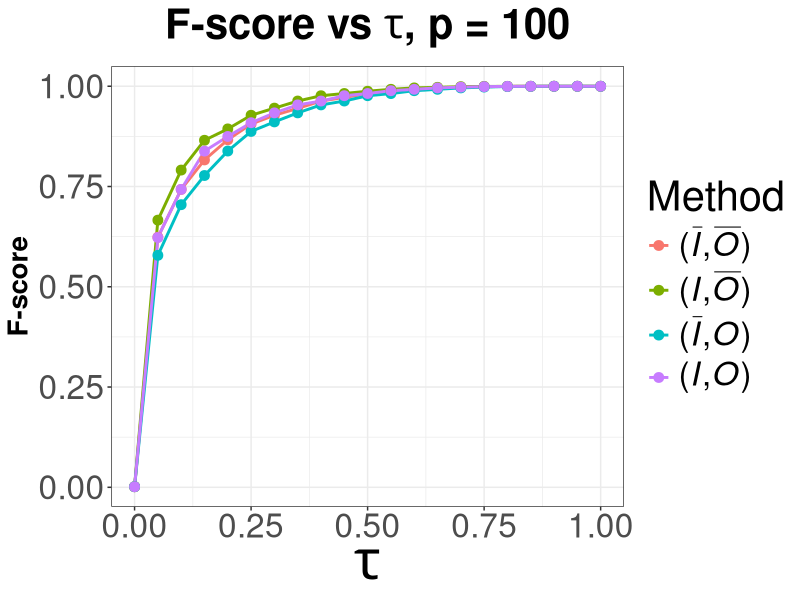
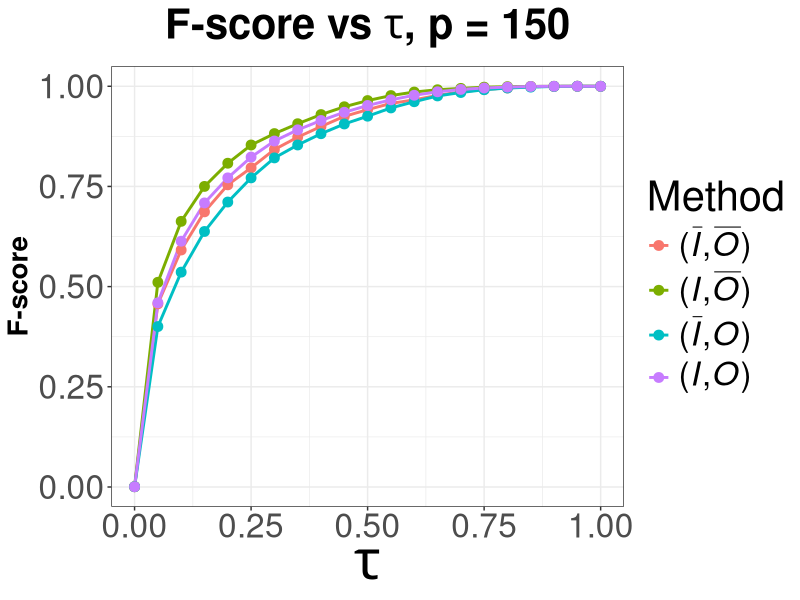
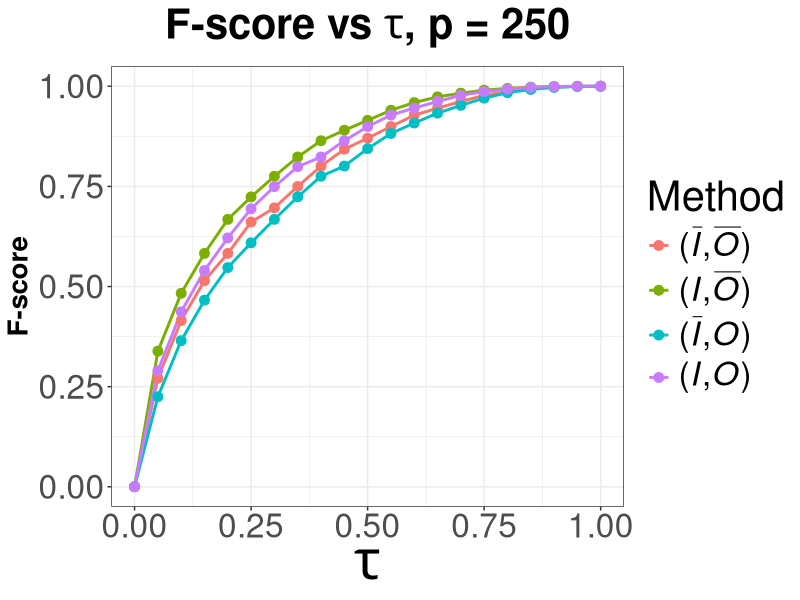

The R source for these figures, in order:
# SPDX-FileCopyrightText: 2006-2025 Knut Reinert & Freie Universität Berlin
# SPDX-FileCopyrightText: 2016-2025 Knut Reinert & MPI für molekulare Genetik
# SPDX-License-Identifier: BSD-3-Clause

library(ggplot2)
library(reshape2)

tau <- c(0.0, 0.05, 0.1, 0.15, 0.2, 0.25, 0.3, 0.35, 0.4, 0.45, 0.5, 0.55, 0.6, 0.65, 0.7, 0.75, 0.8, 0.85, 0.9, 0.95, 1.0)

#######################################################################################################################
# p = 100
#######################################################################################################################

simple <- c(0.0014589349774664496, 0.6235375086028906, 0.7427709328639678, 0.8162528483915835, 0.8665601233182586, 0.9057404854135207, 0.9276081909286377, 0.944769221028639, 0.9631181112159514, 0.9720289065471478, 0.9816648760940738, 0.9875519512405019, 0.9923265668062294, 0.9957066459112708, 0.9972876631287633, 0.9989639276651334, 0.999579827729369, 0.9998199693947971, 0.9999849999249997, 0.999920006399488, 0.9999100080992711)
indirect <- c(0.0014589349774664496, 0.6661509116858518, 0.7909709712130188, 0.8652546652217576, 0.8936094884050274, 0.9276081909286377, 0.9454313449441342, 0.9631181112159514, 0.976338054121007, 0.9819033317213469, 0.9875519512405019, 0.9923265668062294, 0.9958478307802764, 0.9972876631287633, 0.9989639276651334, 0.9995197742939183, 0.9997549424114667, 0.9999599987999641, 0.9999750003749944, 0.9999100080992711, 0.9999100080992711)
overlapping <- c(0.0014589349774664496, 0.5784449609427753, 0.7046967695137432, 0.7774164364134288, 0.8384451426679753, 0.8873187720449968, 0.9110905428213644, 0.9335892719080754, 0.9534658594399996, 0.9631181112159514, 0.9763852067190074, 0.9816648760940738, 0.9888674304088009, 0.9923265668062294, 0.9958478307802764, 0.997885538486206, 0.9993145304533606, 0.999734932407764, 0.999954998424945, 0.999960001599936, 0.9999100080992711)
indirect_overlapping <- c(0.0014589349774664496, 0.6227223270483562, 0.7428025445676498, 0.8382764669663914, 0.8747735481765705, 0.9090413200600027, 0.9335892719080754, 0.9534658594399996, 0.9631181112159514, 0.9763852067190074, 0.9819033317213469, 0.9888674304088009, 0.9923519513104463, 0.9958478307802764, 0.9977599935856639, 0.9989689380061464, 0.9996398739558846, 0.9999049919243136, 0.99998, 0.9999300048996571, 0.9999100080992711)

df <- data.frame(tau, simple, indirect, overlapping, indirect_overlapping)
colnames(df) <- c("tau", "Simple", "Indirect", "Overlap", "Both")
df2 <- melt(df, id = "tau", variable.name="Method")

f1 <- ggplot(df2, aes(x = tau, y = value, color = Method)) +
  geom_line(size = 1) +
  geom_point(size = 3) +
  labs(title=expression(bold("F-score vs "*tau*", p = 100")),
       x =expression(tau),
       y ="F-score") +
  scale_colour_discrete(name = "Method", labels =c(expression("("*bar(italic("I"))*","*bar(italic("O"))*")"),
                                                   expression("("*italic("I")*","*bar(italic("O"))*")"),
                                                   expression("("*bar(italic("I"))*","*italic("O")*")"),
                                                   expression("("*italic("I")*","*italic("O")*")"))) +
  theme_bw() +
  theme(text = element_text(size=30),
        plot.title = element_text(size=30, face="bold", hjust = 0.5),
        axis.title.x = element_text(size=40, face="bold"),
        axis.title.y = element_text(size=20, face="bold"),
        legend.text.align = 0)

#######################################################################################################################
# p = 150
#######################################################################################################################

simple <- c(0.0007197408932784198, 0.4570163324821207, 0.5913905792201938, 0.6866212675418146, 0.7539872408293461, 0.796492980545309, 0.8421637643571693, 0.8729981629870056, 0.8995994542013293, 0.9248121109163827, 0.9416813508379237, 0.9572036372737132, 0.9660823308639933, 0.9771599824071516, 0.9862381833388245, 0.9920726514032868, 0.995651169564213, 0.9989889788686572, 0.9995147646608605, 0.999979999599992, 0.9998350272205087)
indirect <- c(0.0007197408932784198, 0.5108078123022166, 0.662887094186233, 0.750039061279335, 0.8078917565714967, 0.8533950971174353, 0.8818507606210201, 0.9064644354896032, 0.9293075296447978, 0.9488013707630125, 0.9642403998032056, 0.9767308597507317, 0.9855645840307576, 0.9912745246381198, 0.9946616533794448, 0.9977047438634473, 0.9989889788686572, 0.9995147646608605, 0.999929995099657, 1.0, 0.9998450240212767)
overlapping <- c(0.0007197408932784198, 0.4003967016179987, 0.5361497811543923, 0.6375928991341904, 0.7110661416409416, 0.7713629271049625, 0.8212203905296845, 0.8534345368448811, 0.8815568728330164, 0.9058721839885336, 0.9252800988742309, 0.9458704474779951, 0.9613519043612833, 0.9758295780417862, 0.9843642882171023, 0.9912745246381198, 0.9956158632430558, 0.9978001713761706, 0.9995147646608605, 0.9999749993749844, 0.9998300288950878)
indirect_overlapping <- c(0.0007197408932784198, 0.45965450050446316, 0.6133259377383347, 0.7088360802845726, 0.7713629271049625, 0.8232663771901956, 0.8633651212221098, 0.8912234794515992, 0.9145536644668287, 0.9350883078020755, 0.9520236423466286, 0.9660556055295346, 0.9775103399266875, 0.9861662383219023, 0.9920523326428892, 0.995651169564213, 0.997820259063463, 0.9994597082424509, 0.9999149927743858, 0.999989999899999, 0.9998300288950878)

df <- data.frame(tau, simple, indirect, overlapping, indirect_overlapping)
colnames(df) <- c("tau", "Simple", "Indirect", "Overlap", "Both")
df2 <- melt(df, id = "tau", variable.name="Method")

f2 <- ggplot(df2, aes(x = tau, y = value, color = Method)) +
  geom_line(size = 1) +
  geom_point(size = 3) +
  labs(title=expression(bold("F-score vs "*tau*", p = 150")),
       x =expression(tau),
       y ="F-score") +
  scale_colour_discrete(name = "Method", labels =c(expression("("*bar(italic("I"))*","*bar(italic("O"))*")"),
                                                   expression("("*italic("I")*","*bar(italic("O"))*")"),
                                                   expression("("*bar(italic("I"))*","*italic("O")*")"),
                                                   expression("("*italic("I")*","*italic("O")*")"))) +
  theme_bw() +
  theme(text = element_text(size=30),
        plot.title = element_text(size=30, face="bold", hjust = 0.5),
        axis.title.x = element_text(size=40, face="bold"),
        axis.title.y = element_text(size=20, face="bold"),
        legend.text.align = 0)

#######################################################################################################################
# p = 250
#######################################################################################################################

simple <- c(0.00019998000199980003, 0.27079370568908867, 0.41510091844901775, 0.5146897186822328, 0.58267604935122, 0.6610161548400918, 0.6963889975231391, 0.7498437304663083, 0.8006931993307868, 0.8427600173585996, 0.8702926506888391, 0.8994117355726636, 0.9277634217213686, 0.9453757362595642, 0.9619610631594792, 0.9772122898171256, 0.9870699478847488, 0.9940700429029127, 0.9980110519380971, 0.9996999099729919, 1.0)
indirect <- c(0.00019998000199980003, 0.3385530458476287, 0.4831707798019021, 0.58267604935122, 0.6676792304515236, 0.7237572586305916, 0.7752452571372583, 0.8233563759376379, 0.8639268368882955, 0.8900420119098491, 0.9148540207371396, 0.9401390537561473, 0.9593089811634925, 0.9735009264154139, 0.9827422217927134, 0.9902253816948057, 0.9946212235459708, 0.9979056227515507, 0.9994096516944998, 0.9999349957747253, 1.0)
overlapping <- c(0.00019998000199980003, 0.22479429803928527, 0.3648107268416319, 0.46591649983508604, 0.5473034319956419, 0.6091890876975821, 0.6676881057855644, 0.7237572586305916, 0.7752452571372583, 0.8006931993307868, 0.8441444357113136, 0.8819820222709182, 0.9081658277740776, 0.9327983095525223, 0.9522377582079075, 0.9703035545121298, 0.9838895691183718, 0.9918592635531921, 0.9971368256371943, 0.999519769489355, 1.0)
indirect_overlapping <- c(0.00019998000199980003, 0.2896480950955659, 0.43693827469246765, 0.5400500762823836, 0.6212981856284123, 0.6941248677801428, 0.7493512259484607, 0.7991161494860217, 0.8233563759376379, 0.8639332901627983, 0.8990785287285458, 0.9281254521970749, 0.9453757362595642, 0.9619610631594792, 0.9772018287631301, 0.9867671793624739, 0.9927376383726669, 0.997001033088936, 0.9990991892703432, 0.9998899878986689, 1.0)

df <- data.frame(tau, simple, indirect, overlapping, indirect_overlapping)
colnames(df) <- c("tau", "Simple", "Indirect", "Overlap", "Both")
df2 <- melt(df, id = "tau", variable.name="Method")

f3 <- ggplot(df2, aes(x = tau, y = value, color = Method)) +
  geom_line(size = 1) +
  geom_point(size = 3) +
  labs(title=expression(bold("F-score vs "*tau*", p = 250")),
       x =expression(tau),
       y ="F-score") +
  scale_colour_discrete(name = "Method", labels =c(expression("("*bar(italic("I"))*","*bar(italic("O"))*")"),
                                                   expression("("*italic("I")*","*bar(italic("O"))*")"),
                                                   expression("("*bar(italic("I"))*","*italic("O")*")"),
                                                   expression("("*italic("I")*","*italic("O")*")"))) +
  theme_bw() +
  theme(text = element_text(size=30),
        plot.title = element_text(size=30, face="bold", hjust = 0.5),
        axis.title.x = element_text(size=40, face="bold"),
        axis.title.y = element_text(size=20, face="bold"),
        legend.text.align = 0)

#######################################################################################################################
# Save plots
#######################################################################################################################

ggsave(file="<DIR>/f_100.svg", plot=f1, width=16, height=9)
ggsave(file="<DIR>/f_150.svg", plot=f2, width=16, height=9)
ggsave(file="<DIR>/f_250.svg", plot=f3, width=16, height=9)
